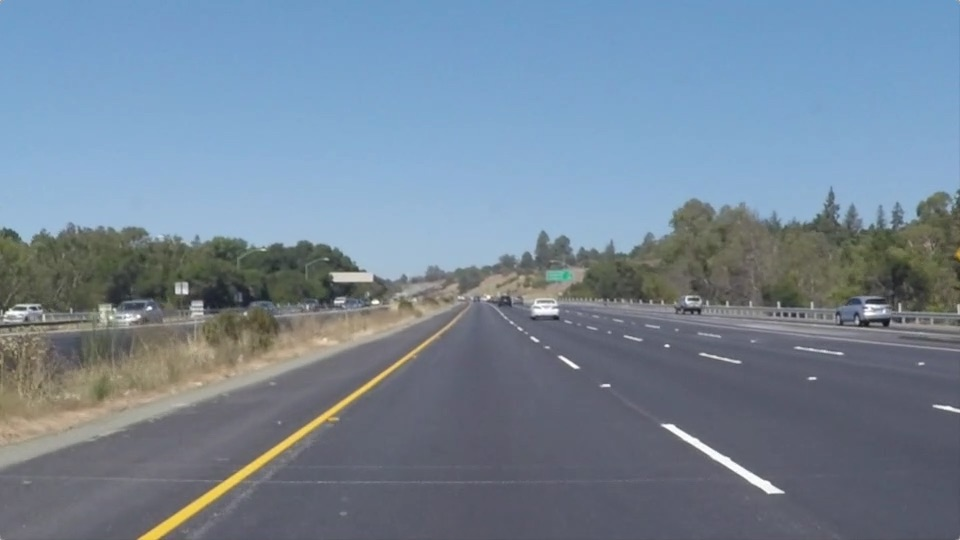
#> input picture test_images/solidYellowLeft.jpg, 960 x 540 px
$ jupyter execute --allow-errors P1.ipynb   (shell and % lines are left out)
#> lines starting #> are read from the running program, lines starting #| are printed output that depends on the picture; after the words box and inside, x2 and y2 are one past the last pixel; in counts of white or black regions, pixels touching at a corner belong together
[cell 1]
import os
import math

import matplotlib.pyplot as plt
import matplotlib.image as mpimg
import numpy as np
import cv2
#matplotlib inline

[cell 2]
image = mpimg.imread("test_images/solidYellowLeft.jpg")
#> image is the input picture: shape (540, 960, 3); mean R, G, B 116.5, 133.6, 150.8

print(os.listdir('test_images/'))

print('Type:', type(image), 'with dimensions:', image.shape)
#| Type: <class 'numpy.ndarray'> with dimensions: (540, 960, 3)
plt.imshow(image)

[cell 3]
a = np.array([[1,2],[1,2],[1,2]])
x, y = np.mean(a, axis=0)
print(x, y)

[cell 4]
def slope_intercept(x1,y1,x2,y2):
    m = (y2-y1)/(x2-x1)
    b = y1-m*x1
    return m, b

def average_slope_intercept(lines):
    slope_intercepts = [slope_intercept(x1,y1,x2,y2) for x1,y1,x2,y2 in lines]
    m, b = np.mean(slope_intercepts,axis=0)
    return m, b

def points_from_slope_intercept(img, m, b):
    x1, x2 = 0, img.shape[1]
    y1, y2 = b, m*x2+b
    return x1, x2, y1, y2


def lane_image_from_lines(img, lines):
    # sort lines into left and right by their slope
    left, right = [], []
    for line in lines:
        for x1,y1,x2,y2 in line:
            slope, _ = slope_intercept(x1,y1,x2,y2)
            if -0.2 > slope or slope > 0.2:
                if slope < 0:
                    right.append((x1,y1,x2,y2))
                else:
                    left.append((x1,y1,x2,y2))

    # draw the left and right lange from the averages
    line_image = np.zeros_like(img)
    if len(left) > 0:
        left_slope, left_intercept = average_slope_intercept(left)
        x1, x2, y1, y2 = points_from_slope_intercept(img, left_slope, left_intercept)
        cv2.line(line_image, (int(x1),int(y1)), (int(x2),int(y2)), (255,0,0), 5)
    if len(right) > 0:
        right_slope, right_intercept = average_slope_intercept(right)
        x1, x2, y1, y2 = points_from_slope_intercept(img, right_slope, right_intercept)
        cv2.line(line_image, (int(x1),int(y1)), (int(x2),int(y2)), (255,0,0), 5)

    return line_image

def region_of_interest_mask(img):
    mask = np.zeros_like(img)
    imshape = image.shape
    vertices = np.array([[(imshape[1]/2,imshape[0]*0.55), (imshape[1],imshape[0]), (0, imshape[0])]], dtype=np.int32)
    cv2.fillPoly(mask, vertices, 255)
    return mask

def find_lane_lines(img):
    gray = cv2.cvtColor(img,cv2.COLOR_RGB2GRAY)
    region_mask = region_of_interest_mask(gray)

    blurred = cv2.GaussianBlur(gray,
                               (3,3),
                               cv2.BORDER_DEFAULT)

    edges = cv2.Canny(blurred,
                    threshold1=150,
                    threshold2=300)

    masked_edges = cv2.bitwise_and(edges, region_mask)

    lines = cv2.HoughLinesP(masked_edges,
                            rho=1,
                            theta=1/180*math.pi,
                            threshold=35,
                            minLineLength=100,
                            maxLineGap=100)

    line_image = lane_image_from_lines(img, lines)
    region_mask = region_of_interest_mask(line_image)
    masked_line_image = cv2.bitwise_and(line_image, region_mask)
    return masked_line_image

fig = plt.figure(figsize=(16,12))
image_paths = os.listdir('test_images')

for i in range(len(image_paths)):
    image_path = os.path.join('test_images', image_paths[i])
    if not image_path.endswith('.jpg'):
        print("skipping", image_path)
        continue

    image = mpimg.imread(image_path)
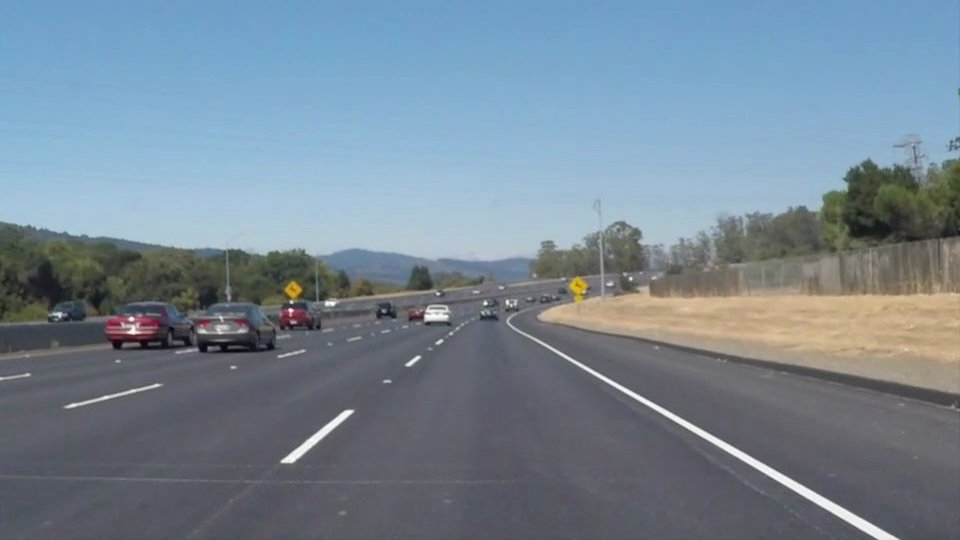
#> input picture test_images/solidWhiteCurve.jpg, 960 x 540 px
#> image is the input picture: shape (540, 960, 3); mean R, G, B 118.5, 134.5, 148.1
    line_image = find_lane_lines(image)
#> in find_lane_lines, `gray = cv2.cvtColor(img,cv2.COLOR_RGB2GRAY)`:
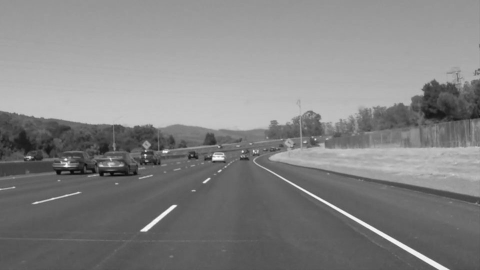
#> gray: shape (540, 960) (shown at 1/2 size); min 5, max 255, mean 131.2
#> in region_of_interest_mask, `cv2.fillPoly(mask, vertices, 255)`:
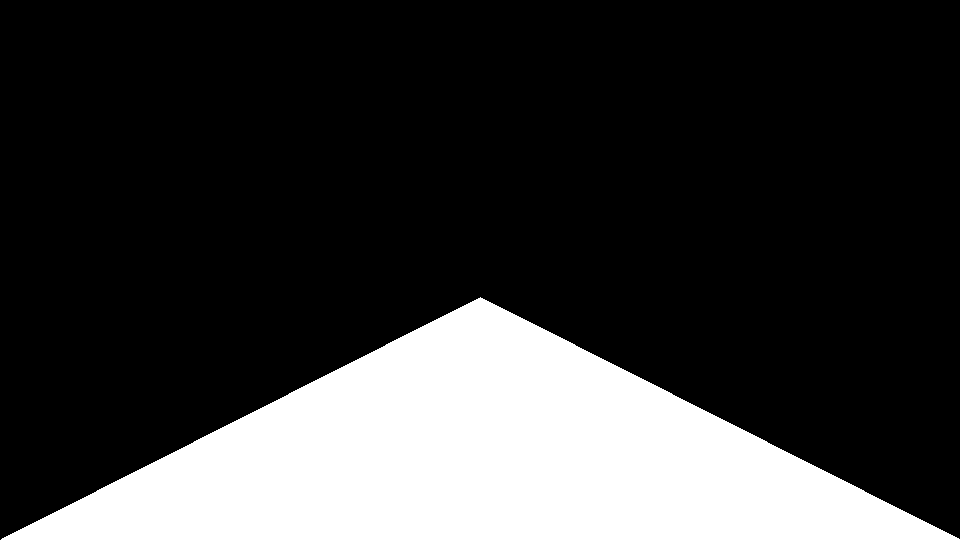
#> mask: shape (540, 960); 22.5% white; 1 white region, box (x1, y1, x2, y2) and area: (1, 297, 960, 540) 116877
#> in find_lane_lines, `edges = cv2.Canny(blurred, threshold1=150, threshold2=300)`:
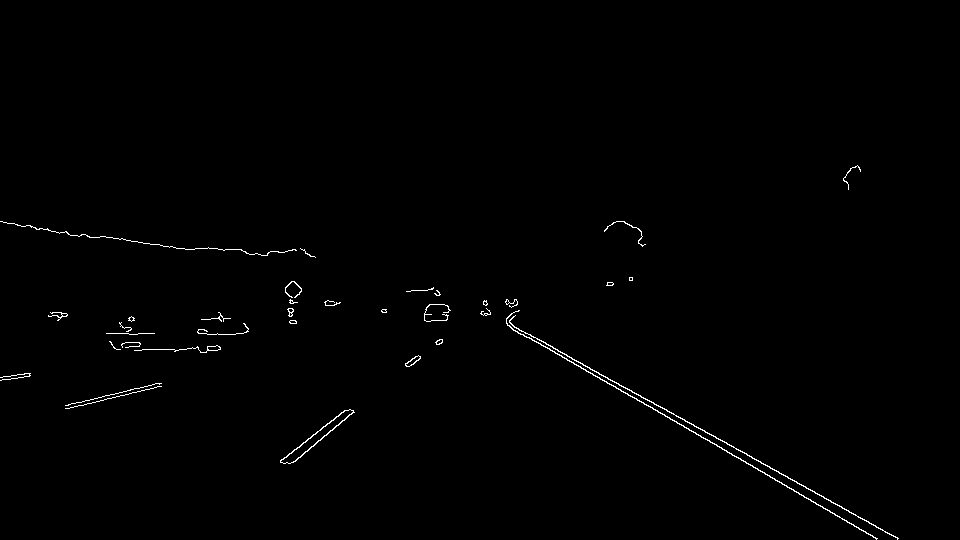
#> edges: shape (540, 960); 0.61% white in thin lines or dots, all inside (x1, y1, x2, y2) = (0, 165, 899, 540)
#> in find_lane_lines, `masked_edges = cv2.bitwise_and(edges, region_mask)`:
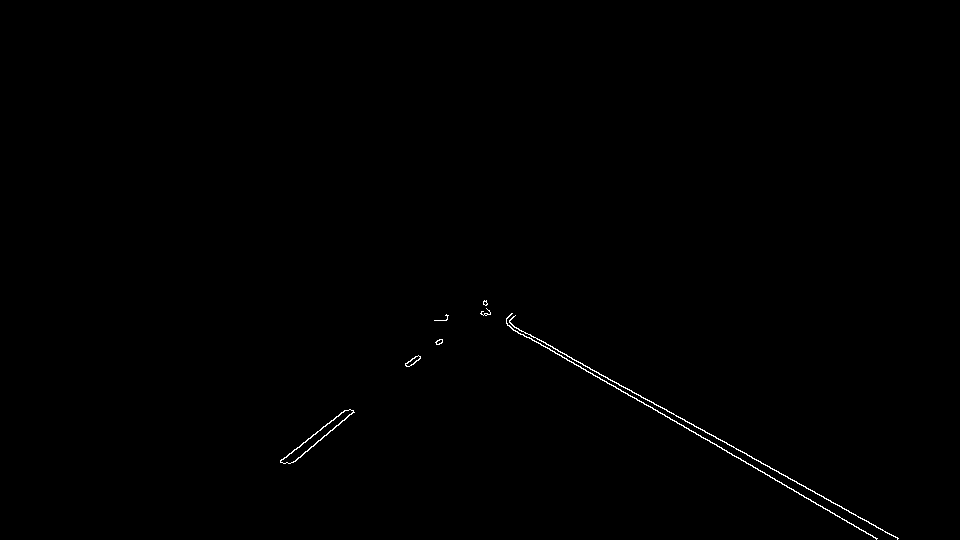
#> masked_edges: shape (540, 960); 0.31% white in thin lines or dots, all inside (x1, y1, x2, y2) = (280, 300, 899, 540)
#> in find_lane_lines, `lines = cv2.HoughLinesP(masked_edges, rho=1, theta=1/180*math.pi, thre..`: lines = [[487, 313, 877, 538], [490, 313, 897, 538], [489, 311, 898, 538], [482, 311, 876, 538], [292, 462, 484, 301], [280, 461, 486, 300], [295, 461, 486, 301]]
#> the loop in lane_image_from_lines, `for line in lines:` made 7 passes
#> line on passes 1 to 7: [[487, 313, 877, 538]], [[490, 313, 897, 538]], [[489, 311, 898, 538]], [[482, 311, 876, 538]], [[292, 462, 484, 301]], [[280, 461, 486, 300]], [[295, 461, 486, 301]]
#> after the loop in lane_image_from_lines, `for line in lines:`: left = [(487, 313, 877, 538), (490, 313, 897, 538), (489, 311, 898, 538), (482, 311, 876, 538)]; right = [(292, 462, 484, 301), (280, 461, 486, 300), (295, 461, 486, 301)]
#> in average_slope_intercept, `slope_intercepts = [slope_intercept(x1,y1,x2,y2) for x1,y1,x2,y2 in li..`: slope_intercepts = [(0.577, 32.04), (0.553, 42.12), (0.555, 39.6), (0.576, 33.3)]
#> in average_slope_intercept, `m, b = np.mean(slope_intercepts,axis=0)`: m = 0.565; b = 36.76
#> in lane_image_from_lines, `left_slope, left_intercept = average_slope_intercept(left)`: left_slope = 0.565; left_intercept = 36.76
#> in points_from_slope_intercept, `y1, y2 = b, m*x2+b`: y2 = 579.4
#> in lane_image_from_lines, `x1, x2, y1, y2 = points_from_slope_intercept(img, left_slope, left_int..`: x1 = 0; x2 = 960; y1 = 36.76; y2 = 579.4
#> in lane_image_from_lines, `right_slope, right_intercept = average_slope_intercept(right)`: right_slope = -0.819; right_intercept = 698.3
#> in lane_image_from_lines, `x1, x2, y1, y2 = points_from_slope_intercept(img, right_slope, right_i..`: y2 = -88.22
#> in lane_image_from_lines, `cv2.line(line_image, (int(x1),int(y1)), (int(x2),int(y2)), (255,0,0), 5)`:
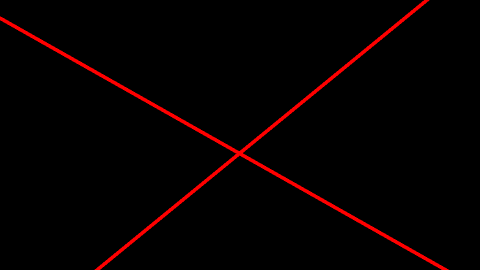
#> line_image: shape (540, 960, 3) (shown at 1/2 size); mean R, G, B 6.6, 0, 0
#> in region_of_interest_mask (call 2), `cv2.fillPoly(mask, vertices, 255)`:
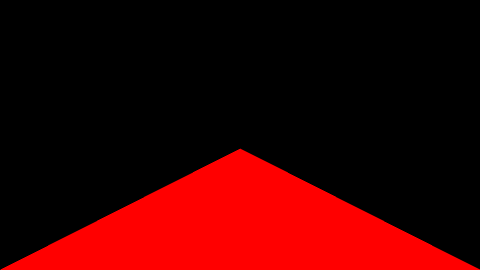
#> mask: shape (540, 960, 3) (shown at 1/2 size); mean of channels 0, 1, 2 57.5, 0, 0; drawn as R, G, B
    combo = cv2.addWeighted(line_image, 1, image, 0.7, 0)
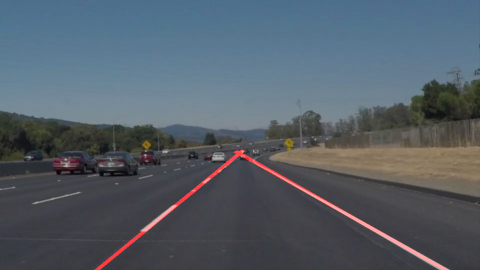
#> combo: shape (540, 960, 3) (shown at 1/2 size); mean R, G, B 84.6, 94.1, 103.7
    fig.add_subplot(3, 3, i+1)
    plt.imshow(combo,cmap='gray')
#> pass 2 of the loop `for i in range(len(image_paths)):`:
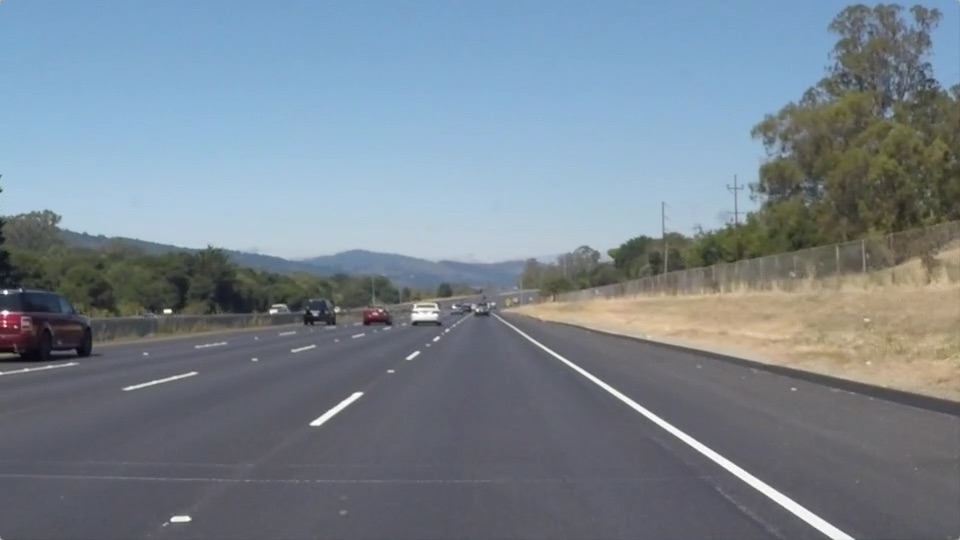
#> input picture test_images/solidWhiteRight.jpg, 960 x 540 px
#> image is the input picture: shape (540, 960, 3); mean R, G, B 120.3, 132.6, 143.7
#> in find_lane_lines (call 2), `edges = cv2.Canny(blurred, threshold1=150, threshold2=300)`:
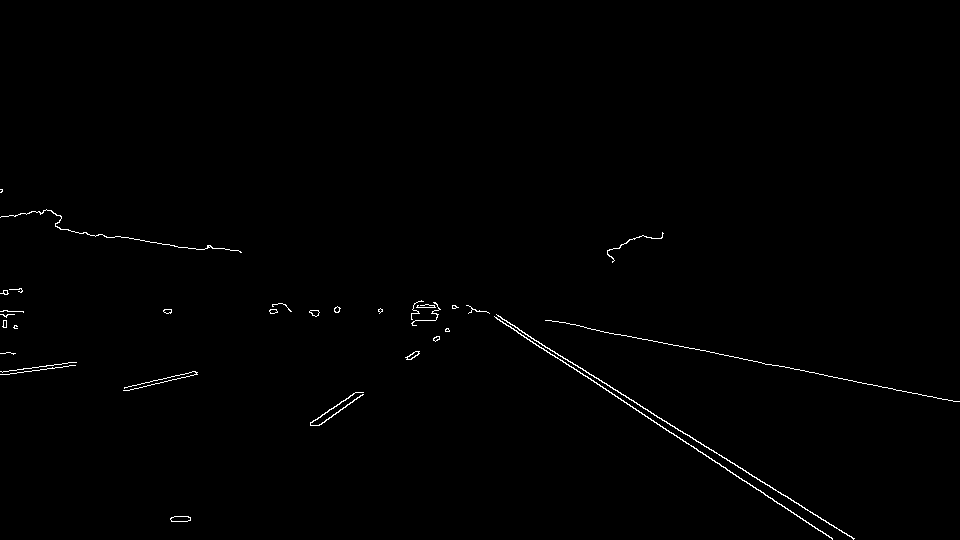
#> edges: shape (540, 960); 0.58% white in thin lines or dots, all inside (x1, y1, x2, y2) = (0, 189, 960, 540)
#> lines = [[498, 316, 853, 538], [485, 311, 763, 492], [483, 311, 832, 538], [319, 425, 476, 311], [310, 422, 476, 310], [519, 330, 853, 539], [310, 423, 474, 309], [486, 311, 629, 404]]
#> the loop in lane_image_from_lines (call 2), `for line in lines:` made 8 passes
#> line on passes 1 to 4: [[498, 316, 853, 538]], [[485, 311, 763, 492]], [[483, 311, 832, 538]], [[319, 425, 476, 311]]
#> `combo = cv2.addWeighted(line_image, 1, image, 0.7, 0)`:
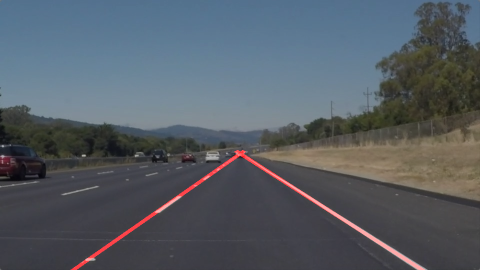
#> combo: shape (540, 960, 3) (shown at 1/2 size); mean R, G, B 85.8, 92.8, 100.6
#> pass 3 of the loop `for i in range(len(image_paths)):`:
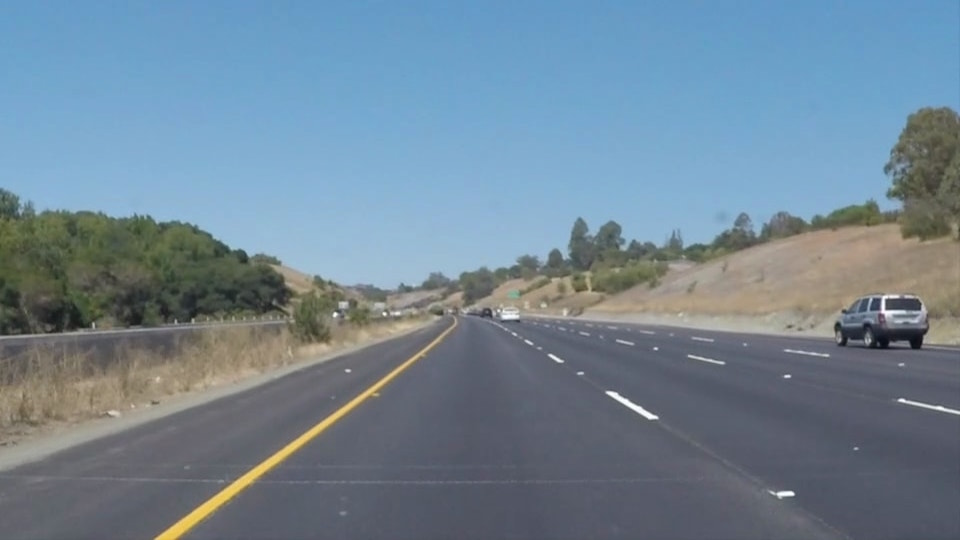
#> input picture test_images/solidYellowCurve.jpg, 960 x 540 px
#> image is the input picture: shape (540, 960, 3); mean R, G, B 113, 133.4, 149
#> in find_lane_lines (call 3), `edges = cv2.Canny(blurred, threshold1=150, threshold2=300)`:
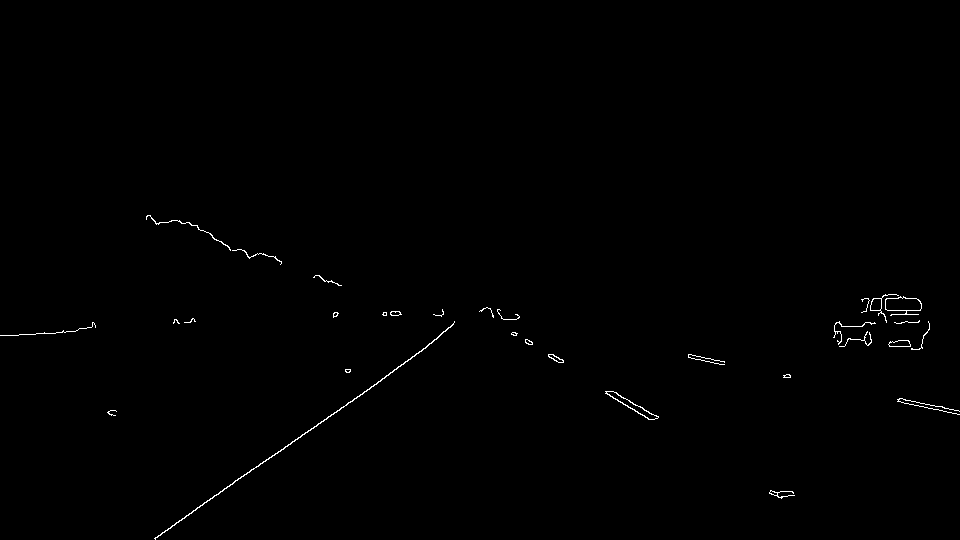
#> edges: shape (540, 960); 0.41% white in thin lines or dots, all inside (x1, y1, x2, y2) = (0, 215, 960, 540)
#> lines = [[154, 538, 426, 347], [277, 453, 486, 307], [515, 332, 654, 415], [511, 333, 612, 396], [155, 538, 483, 308], [513, 334, 617, 399]]
#> `combo = cv2.addWeighted(line_image, 1, image, 0.7, 0)`:
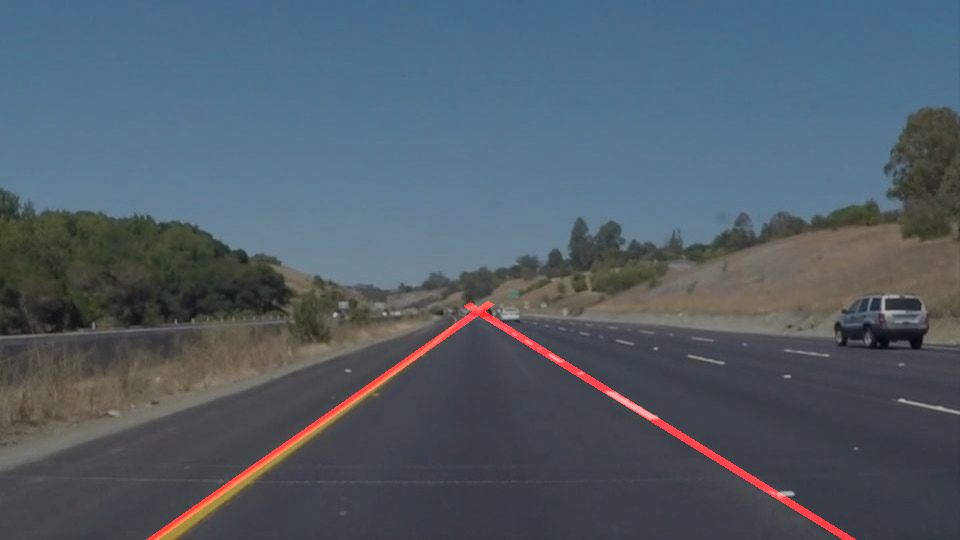
#> combo: shape (540, 960, 3); mean R, G, B 81, 93.4, 104.3
#> the loop made 4 passes; the first 3 are shown

plt.show()
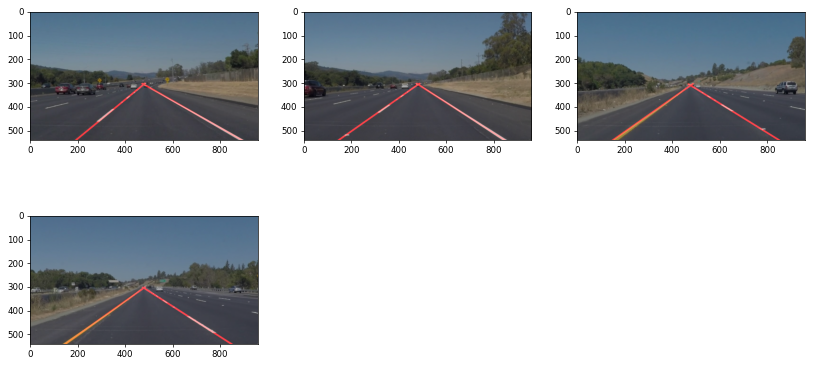
#> figure drawn by matplotlib, 4 panels
